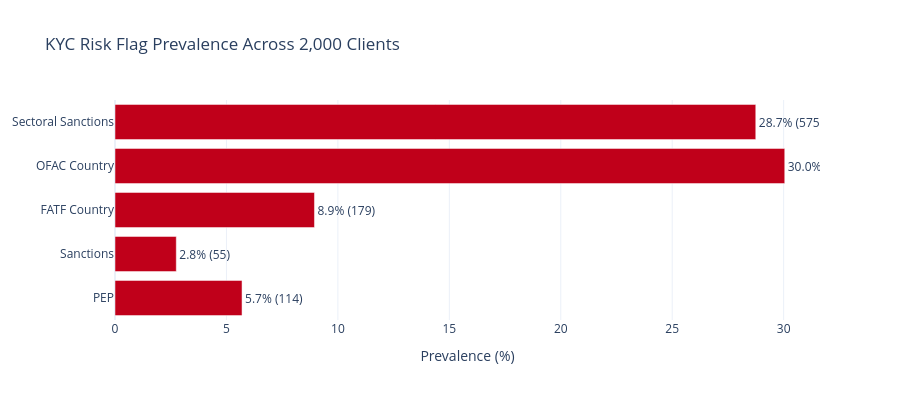

This figure's notebook cell:
### Code cell
# ── Plot 1: KYC Risk Flag Prevalence ────────────────────────────────
flag_cols = ['pep_flag','sanctions_flag','fatf_country_flag','ofac_country_flag','sectoral_sanctions_flag']
flag_names = ['PEP','Sanctions','FATF Country','OFAC Country','Sectoral Sanctions']
flag_pcts = [(kyc_merged[c].sum()/len(kyc_merged))*100 for c in flag_cols]
flag_counts = [kyc_merged[c].sum() for c in flag_cols]

fig1 = go.Figure(go.Bar(
    y=flag_names, x=flag_pcts, orientation='h',
    marker_color='#C0001A',
    text=[f'{p:.1f}% ({c})' for p,c in zip(flag_pcts, flag_counts)],
    textposition='outside'
))
fig1.update_layout(title='KYC Risk Flag Prevalence Across 2,000 Clients',
                   xaxis_title='Prevalence (%)', template='plotly_white', height=400)
fig1.show()

### Figure 1 — Plotly figure (JSON) as saved in the notebook; plotly's stock layout.template omitted (floating-point values rounded to 4 significant figures)
{"data": [{"marker": {"color": "#C0001A"}, "orientation": "h", "text": ["5.7% (114)", "2.8% (55)", "8.9% (179)", "30.0% (601)", "28.7% (575)"], "textposition": "outside", "type": "bar", "x": [5.7, 2.75, 8.95, 30.05, 28.75], "y": ["PEP", "Sanctions", "FATF Country", "OFAC Country", "Sectoral Sanctions"]}], "layout": {"height": 400, "title": {"text": "KYC Risk Flag Prevalence Across 2,000 Clients"}, "xaxis": {"title": {"text": "Prevalence (%)"}}}}
